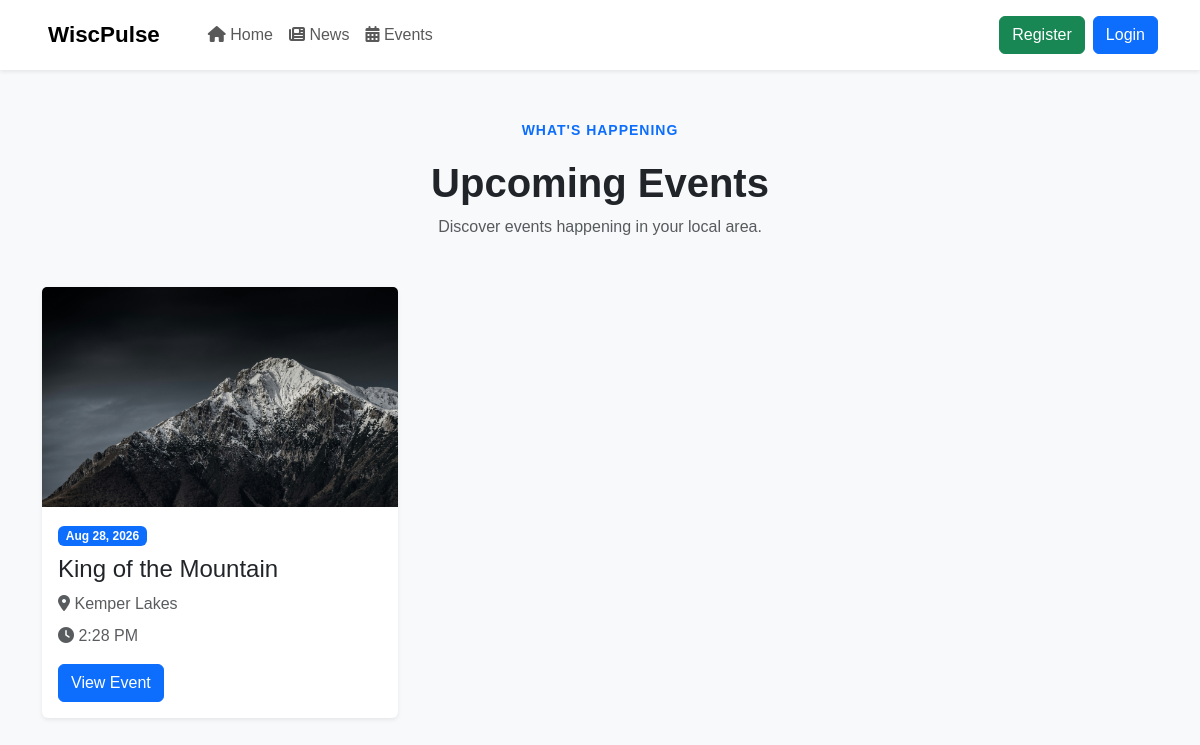
Screenshot of /events/ with the database file from the repository.
### apps/events/models.py (models this page shows)
class Event(models.Model):
 STATUS_CHOICES = (
    ("draft", "Draft"),
    ("published", "Published"),
)
 title = models.CharField(
    max_length=200
)
 slug = models.SlugField(
    unique=True
)
 description = models.TextField()
 image = models.ImageField(
    upload_to="events/",
    blank=True,
    null=True
)
 location = models.CharField(
    max_length=255
)
 event_date = models.DateField()
 event_time = models.TimeField(
    blank=True,
    null=True
)
 status = models.CharField(
    max_length=20,
    choices=STATUS_CHOICES,
    default="draft"
)
 created_at = models.DateTimeField(
    auto_now_add=True
)
 updated_at = models.DateTimeField(
    auto_now=True
)

### apps/events/views.py (the view)
def event_list(request):
 events = Event.objects.filter(
    status="published"
)
 return render(
    request,
    "events/event_list.html",
    {
        "events": events
    }
)

### templates/events/event_list.html (shortened to what this page needs)
{% extends "base.html" %}
{% block content %}
<section class="py-5">
<div class="container">
    <div class="text-center mb-5">
        <span class="section-label">
            What's Happening
        </span>
        <h1 class="fw-bold mt-2">
            Upcoming Events
        </h1>
        <p class="text-muted">
            Discover events happening in your local area.
        </p>
    </div>
    <div class="row g-4">
        {% for event in events %}
            <div class="col-md-6 col-lg-4">
                <div class="card h-100 shadow-sm border-0">
                    {% if event.image %}
                        <img
                            src="{{ event.image.url }}"
                            class="card-img-top"
                            alt="{{ event.title }}"
                            style="height:220px; object-fit:cover;"
                        >
                    {% endif %}
                    <div class="card-body">
                        <div class="mb-2">
                            <span class="badge bg-primary">
                                {{ event.event_date|date:"M d, Y" }}
                            </span>
                        </div>
                        <h4 class="card-title">
                            {{ event.title }}
                        </h4>
                        <p class="text-muted mb-2">
                            <i class="fa-solid fa-location-dot"></i>
                            {{ event.location }}
                        </p>
                        {% if event.event_time %}
                            <p class="text-muted">
                                <i class="fa-solid fa-clock"></i>
                                {{ event.event_time|time:"g:i A" }}
                            </p>
                        {% endif %}
                        <a
                            href="{% url 'events:event_detail' event.slug %}"
                            class="btn btn-primary"
                        >
                            View Event
                        </a>
                    </div>
                </div>
            </div>
        {% endfor %}
    </div>
</div>
</section>
{% endblock %}

### static/css/style.css (style rules this page uses)
body { background: #f8f9fa; color: #212529; font-family: Arial, sans-serif; }
.section-label { color: #0d6efd; font-size: 14px; font-weight: 700; text-transform: uppercase; }
.section-label { display: inline-block; margin-bottom: 10px; color: #0d6efd; font-size: 14px; font-weight: 700; text-transform: uppercase; letter-spacing: 1px; }

### rows the page displays
Event: image (picture), event_date "Aug 28, 2026", title "King of the Mountain", location "Kemper Lakes", event_time "2:28 PM"
